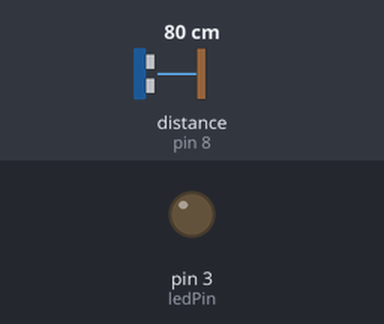
A sketch run on a simulated Arduino Uno, built with avr-gcc and run on an emulated ATmega328P. On the bench: output pins drawn as LEDs (lit = HIGH). Wiring (inferred from the names in the program): ultrasonic range finder: trigger pin 8; echo pin 8. Dashed ring = blinking. Inputs (shaded band) come from the test bench; at power-on: distance to the obstacle (sensor on pin 8) 80 cm. The echo pulse lasts 58.3 µs per cm.

Above: at 3.7 s.
3.8 s: distance to the obstacle (sensor on pin 8) set to 18 cm
At 4.7 s:
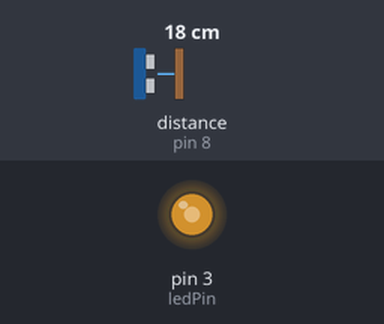
5.4 s: distance to the obstacle (sensor on pin 8) set to 13 cm
At 5.86 s:
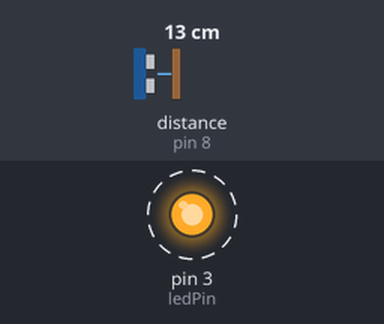
8.4 s: distance to the obstacle (sensor on pin 8) set to 35 cm
10.0 s: distance to the obstacle (sensor on pin 8) set to 2 cm
At 10.3 s:
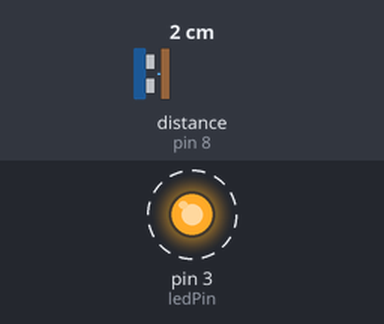
13.0 s: distance to the obstacle (sensor on pin 8) set to 120 cm
At 14.1 s:
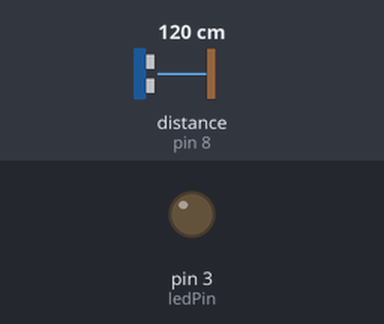
Timing chart, 0 to 15.5 s (numbered marks = the images above; inputs shaded):
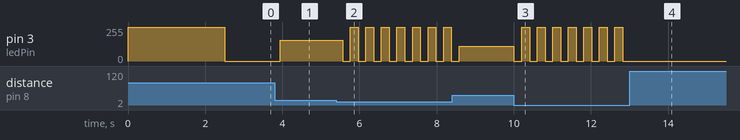

Measured:
- the behaviour switches between 16 and 15 cm on distance to the obstacle (sensor on pin 8) (found by bisection; images 1 and 2)
- after the input at 3.8 s, pin 3 (ledPin): 0/255 → 155/255 after 0.15 s
- after the input at 5.4 s, pin 3 (ledPin): alternates 255/255 for 0.20 s and 0/255 for 0.20 s, starting after 0.16 s
- after the input at 10.0 s, pin 3 (ledPin): alternates 255/255 for 0.20 s and 0/255 for 0.20 s, starting at once
- after the input at 13.0 s, pin 3 (ledPin): stops changing and stays 0/255

The sketch:

Spider.ino
```cpp
/*  Spider - sketch for spider control
 *
 *  12. Apr 2012   Andreas   created
 *
 **********************************************************************/
byte          usPin = 8;            // ultrasound pin
unsigned long usDuration;           // ultrasound duration
unsigned int  cm;                   // roughly calculated cm
byte          ledPin = 3;           // LED pin
int           brightness;           // LED brightness
int           min_threshold =  15 ; // treshold for bkinking LED
const int     max_threshold = 75;   // treshold for brightning LED
const int     mesDelay = 200;       // msec between measurments
int           old_event_time;       // time of last event
const int     delta_events = 20000; // msec between events

//#define DEBUG

/*   setup - initialise things
 *
 **********************************************************************/
void setup ()
{
#ifdef DEBUG
    Serial.begin (9600);
#endif
    old_event_time = millis ();
    analogWrite (ledPin, 255);
    usDuration = getDist ();  // warm up measurement
    delay (2500);
    analogWrite (ledPin, 0);
}

/*   loop - the ever lasting loop
 *
 **********************************************************************/

void loop ()
{
#ifdef EVENT
    if (abs (millis () - old_event_time) > delta_events)
    {
        analogWrite (ledPin, 127);
        delay (500);
        analogWrite (ledPin, 255);
        delay (500);
        analogWrite (ledPin, 0);
        old_event_time = millis ();
    }
#endif
    usDuration = getDist ();
    cm = usDuration / 58;  // int is enough for this
#ifdef DEBUG
    Serial.print   ("usDuration: "); Serial.println (usDuration);
#endif
    if (cm < min_threshold)
    {
        if (brightness == 0)
            brightness = 255;
        else
            brightness = 00;
    }
    else if (cm < max_threshold)
        brightness = map (cm, 0, max_threshold, 200, 0);
    else
        brightness = 0;
    analogWrite (ledPin, brightness);
    delay (mesDelay);
}

/*   getDist - gets the distance from SRF05
 *
 *   return value: micro seconds
 *
 **********************************************************************/
unsigned long getDist ()
{
    unsigned long retVal;

    pinMode (usPin, OUTPUT);
    digitalWrite (usPin, LOW);
    delayMicroseconds (2);
    digitalWrite (usPin, HIGH);
    delayMicroseconds (10);
    digitalWrite (usPin, LOW);

    pinMode (usPin, INPUT);
    retVal = pulseIn (usPin, HIGH);
#ifdef DEBUG
    Serial.print (retVal); Serial.print (", "); Serial.print (retVal / 58.0); Serial.println (" cm");
#endif
    return (retVal);
}
```
